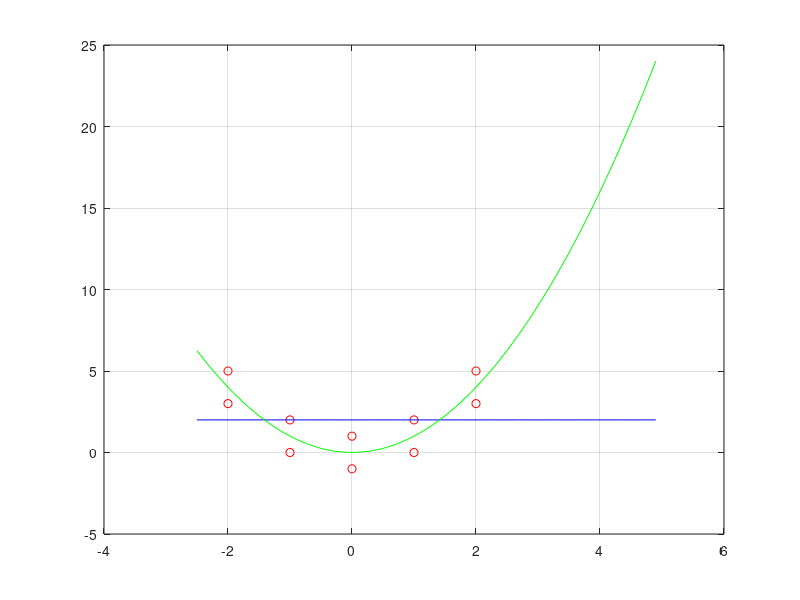

The MATLAB source for this figure:
%=====================================================================
% EJERCICIO 3.2
% Matematica computacional para telecomunicaciones.
% Un enfoque practico con Octave y Matlab.
% Irene Gomez Bueno y Pablo Guerrero Garcia.
%
% Ejecutar desde esta carpeta tras haber ejecutado iniciar.m en la raiz
% del repositorio.
%=====================================================================

disp('-----------')
disp('EJERCICIO 3.2')
disp('-----------')

disp('-----------')
disp('Apartado a)')
disp('-----------')
%Definicion de datos
x=[-2 -2 -1 -1 0 0 1 1 2 2];
y=[3 5 0 2 -1 1 0 2 3 5];

%Calculo del numero de elementos
N=length(x);

disp('Ajuste de una recta Y/X')
p=polyfit(x,y,1);
b=p(1)
a=p(2)

disp('Determinemos la bondad del ajuste')
mX=mean(x);
mY=mean(y);
vX=sum(x.^2)/N-mX^2; %O bien var(x,1)
vY=sum(y.^2)/N-mY^2; %O bien var(y,1)

covar=sum(x.*y)/N-mX*mY; %covarianza
r=covar/sqrt(vX*vY); %coeficiente de correlacion lineal
Vr=(1-r^2)*vY; %varianza residual

disp('Calculo de SSE y coeficiente de determinación (CDL)')
SSEL=N*Vr
CDL=r^2

disp('-----------')
disp('Apartado b)')
disp('-----------')

xx=-2.5:0.2:5;
yy=polyval(p, xx);
%Grafica
plot(x,y,'ro',xx,yy,'b-'), grid on;

disp('-----------')
disp('Apartado c)')
disp('-----------')

disp('Ajuste de una parabola')
p2 = polyfit(x,y,2)

%Bondad del modelo
ye=polyval(p2,x); %y estimados
e=y-ye; %errores
Ve=var(e,1); %varianza residual
disp('Calculo de SSE y coeficiente de determinación')
SSE=sum(e.^2)
R2=1-Ve/vY

% Dibujamos la parabola
yy2=polyval(p2,xx);
hold on;
plot(xx,yy2,'g-');
hold off;

disp('El mejor ajuste es el parabolico, ya que tiene menor SSE y R^2 mas cercano a 1')
